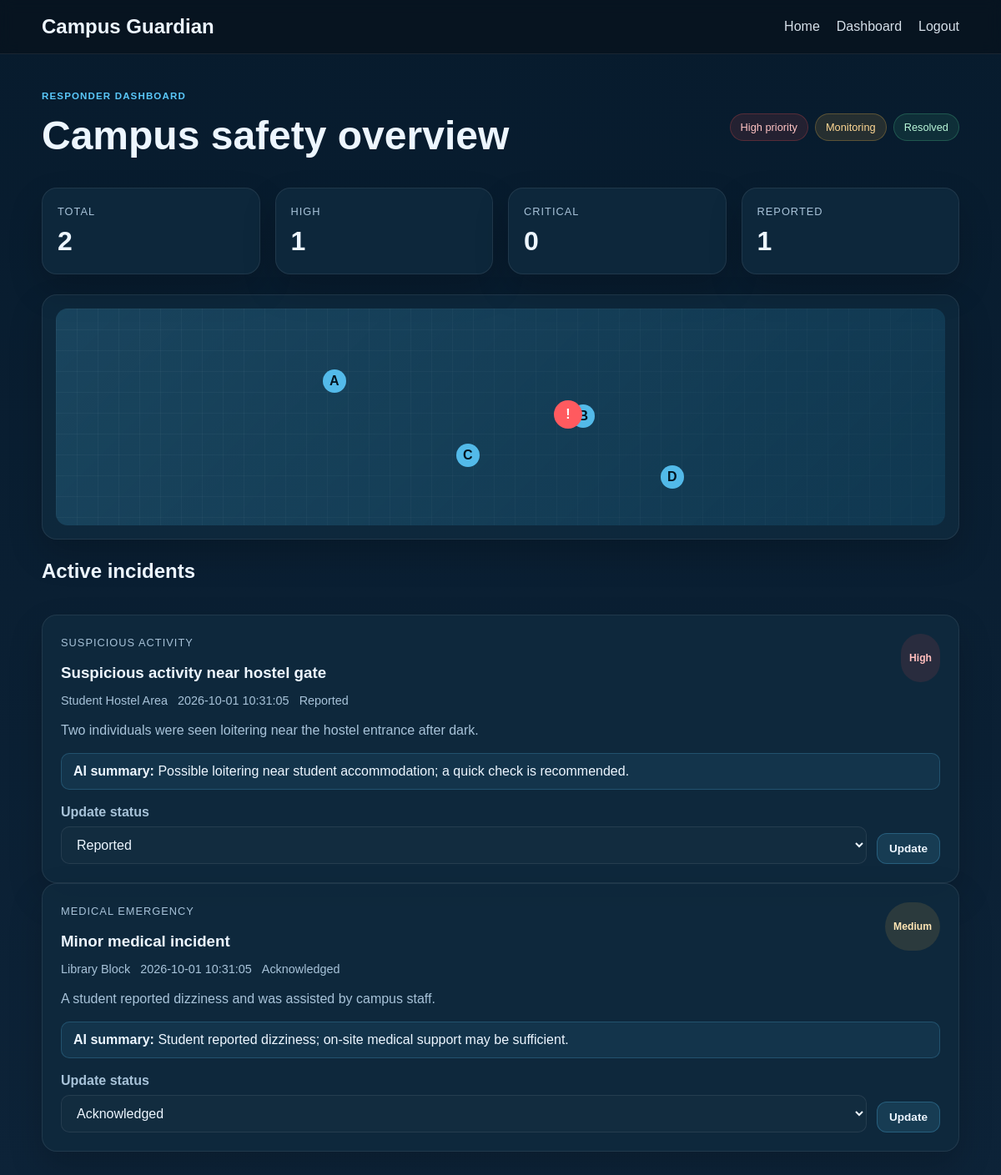
The app's page /dashboard (signed in) with its own data.
### tables this page shows
CREATE TABLE incidents (
            id INTEGER PRIMARY KEY AUTOINCREMENT,
            title TEXT NOT NULL,
            category TEXT NOT NULL,
            severity TEXT NOT NULL,
            status TEXT NOT NULL DEFAULT 'Reported',
            location TEXT NOT NULL,
            details TEXT,
            reporter_name TEXT NOT NULL,
            reporter_role TEXT NOT NULL DEFAULT 'student',
            anonymous INTEGER NOT NULL DEFAULT 0,
            created_at TEXT NOT NULL,
            ai_summary TEXT NOT NULL,
            ai_severity TEXT NOT NULL
        );

### app.py (the view)
        def wrapped(*args, **kwargs):
            user = current_user()
            if not user:
                return redirect(url_for('login'))
            if role and user['role'] != role:
                return redirect(url_for('dashboard'))
            return view(*args, **kwargs)

### app.py (called while the page is built)
def get_db():
    conn = sqlite3.connect(app.config['DATABASE'])
    conn.row_factory = sqlite3.Row
    return conn

def current_user():
    user_id = session.get('user_id')
    if not user_id:
        return None
    conn = get_db()
    user = conn.execute('SELECT * FROM users WHERE id = ?', (user_id,)).fetchone()
    conn.close()
    return user

def login_required(role=None):
    def decorator(view):
        def wrapped(*args, **kwargs):
            user = current_user()
            if not user:
                return redirect(url_for('login'))
            if role and user['role'] != role:
                return redirect(url_for('dashboard'))
            return view(*args, **kwargs)
        wrapped.__name__ = view.__name__
        return wrapped
    return decorator

@app.route('/dashboard')
@login_required()
def dashboard():
    conn = get_db()
    incidents = conn.execute(
        'SELECT * FROM incidents ORDER BY created_at DESC'
    ).fetchall()
    stats = {
        'total': conn.execute('SELECT COUNT(*) FROM incidents').fetchone()[0],
        'high': conn.execute("SELECT COUNT(*) FROM incidents WHERE severity = 'High'").fetchone()[0],
        'critical': conn.execute("SELECT COUNT(*) FROM incidents WHERE severity = 'Critical'").fetchone()[0],
        'reported': conn.execute("SELECT COUNT(*) FROM incidents WHERE status = 'Reported'").fetchone()[0],
    }
    conn.close()
    return render_template('dashboard.html', user=current_user(), incidents=incidents, stats=stats, google_maps_api_key=os.environ.get('GOOGLE_MAPS_API_KEY', ''))

### templates/dashboard.html (shortened to what this page needs)
<!DOCTYPE html>
<html lang="en">
<head>
    <link rel="stylesheet" href="{{ url_for('static', filename='css/style.css') }}" />
</head>
<body>
    <header class="topbar">
        <div class="container nav">
            <div class="brand">Campus Guardian</div>
            <nav>
                <a href="/">Home</a>
                <a href="/dashboard">Dashboard</a>
                <a href="/logout">Logout</a>
            </nav>
        </div>
    </header>
    <main class="container dashboard">
        <section class="dashboard-header">
            <div>
                <p class="eyebrow">Responder dashboard</p>
                <h1>Campus safety overview</h1>
            </div>
            <div class="chip-row">
                <span class="chip red">High priority</span>
                <span class="chip amber">Monitoring</span>
                <span class="chip green">Resolved</span>
            </div>
        </section>
        <section class="stats-grid">
            <div class="stat-card">
                <span>Total</span>
                <strong>{{ stats.total }}</strong>
            </div>
            <div class="stat-card">
                <span>High</span>
                <strong>{{ stats.high }}</strong>
            </div>
            <div class="stat-card">
                <span>Critical</span>
                <strong>{{ stats.critical }}</strong>
            </div>
            <div class="stat-card">
                <span>Reported</span>
                <strong>{{ stats.reported }}</strong>
            </div>
        </section>
        <section class="map-panel">
            <div id="campusMap" class="map-placeholder">
                <div class="map-point" style="top: 28%; left: 30%;">A</div>
                <div class="map-point" style="top: 44%; left: 58%;">B</div>
                <div class="map-point" style="top: 62%; left: 45%;">C</div>
                <div class="map-point" style="top: 72%; left: 68%;">D</div>
                <div class="map-pin danger" style="top: 42%; left: 56%;">!</div>
            </div>
        </section>
        <section class="incident-list">
            <div class="section-header">
                <h2>Active incidents</h2>
            </div>
            <div id="incidentContainer">
                {% for incident in incidents %}
                <article class="incident-card severity-{{ incident['severity']|lower }}">
                    <div class="incident-top">
                        <div>
                            <p class="incident-type">{{ incident['category'] }}</p>
                            <h3>{{ incident['title'] }}</h3>
                        </div>
                        <span class="severity-badge {{ incident['severity']|lower }}">{{ incident['severity'] }}</span>
                    </div>
                    <div class="meta-row">
                        <span>{{ incident['location'] }}</span>
                        <span>{{ incident['created_at'] }}</span>
                        <span>{{ incident['status'] }}</span>
                    </div>
                    <p>{{ incident['details'] or incident['ai_summary'] }}</p>
                    <div class="ai-box">
                        <strong>AI summary:</strong>
                        <span>{{ incident['ai_summary'] }}</span>
                    </div>
                    <form class="status-form" method="POST" action="{{ url_for('update_incident_status', incident_id=incident['id']) }}">
                        <label>
                            Update status
                            <select name="status">
                                <option {% if incident['status'] == 'Reported' %}selected{% endif %}>Reported</option>
                                <option {% if incident['status'] == 'Acknowledged' %}selected{% endif %}>Acknowledged</option>
                            </select>
                        </label>
                        <button class="small-btn" type="submit">Update</button>
                    </form>
                </article>
                {% endfor %}
            </div>
        </section>
    </main>
</body>
</html>

### records on screen
incidents: category "SUSPICIOUS ACTIVITY", title "Suspicious activity near hostel gate", severity "High", location "Student Hostel Area", created_at "2026-10-01 10:31:05", status "Reported", details "Two individuals were seen loitering near the hostel entrance after dark.", ai_summary "Possible loitering near student accommodation; a quick check is recommended."
incidents: category "MEDICAL EMERGENCY", title "Minor medical incident", severity "Medium", location "Library Block", created_at "2026-10-01 10:31:05", status "Acknowledged", details "A student reported dizziness and was assisted by campus staff.", ai_summary "Student reported dizziness; on-site medical support may be sufficient."

### other values on screen
{{ stats.total }} "2"
{{ stats.high }} "1"
{{ stats.critical }} "0"
{{ stats.reported }} "1"
